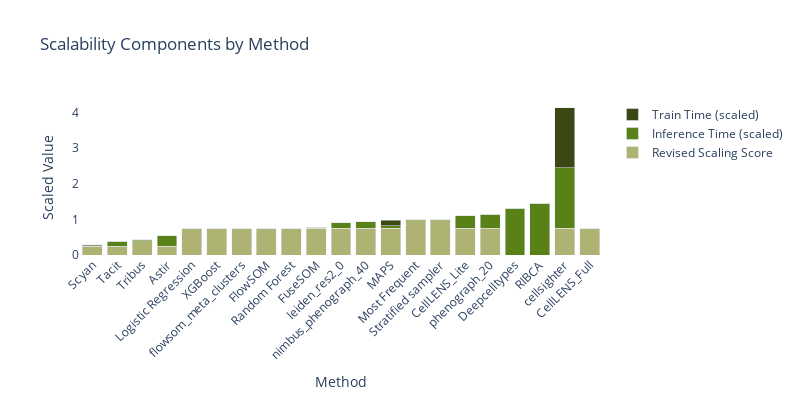

Source (notebook cell):
### Code cell
methods = scalability_plot_lvl3_sorted["method"].tolist()
revised_scaling_score = scalability_plot_lvl3_sorted["revised_scaling_score"].fillna(0)
inference_time_scaled = scalability_plot_lvl3_sorted["inference_time_scaled"].fillna(0)
train_time_scaled = scalability_plot_lvl3_sorted["train_time_scaled"].fillna(0)

fig = go.Figure(data=[
    go.Bar(name='Revised Scaling Score', x=methods, y=revised_scaling_score, marker_color='#aeb374'),
    go.Bar(name='Inference Time (scaled)', x=methods, y=inference_time_scaled, marker_color='#598118'),
    go.Bar(name='Train Time (scaled)', x=methods, y=train_time_scaled, marker_color='#3b4814')
])


# labels = 14
# Xlabels = 12 
# title = 16
# Legend = 12 
# legend_title = 14

fig.update_layout(
    barmode='stack',
    xaxis_title='Method',
    xaxis_tickangle=-45,
    yaxis_title='Scaled Value',
    title='Scalability Components by Method',
    #legend=dict(x=1.05, y=1, bordercolor="Black", borderwidth=1),
    width=800,
    height=400,
    plot_bgcolor='white',
    paper_bgcolor='white'
)
fig.show()

fig.write_html(os.path.join(output_path, "scalability_plot.html"))

# save as svg
#fig.write_image(os.path.join(output_path, "scalability_plot.svg"), width=800, height=400, scale=2)

### Figure 1 — Plotly figure (JSON) as saved in the notebook; plotly's stock layout.template omitted (floating-point values rounded to 4 significant figures)
{"data": [{"marker": {"color": "#aeb374"}, "name": "Revised Scaling Score", "type": "bar", "x": ["Scyan", "Tacit", "Tribus", "Astir", "Logistic Regression", "XGBoost", "flowsom_meta_clusters", "FlowSOM", "Random Forest", "FuseSOM", "leiden_res2_0", "nimbus_phenograph_40", "MAPS", "Most Frequent", "Stratified sampler", "CellLENS_Lite", "phenograph_20", "Deepcelltypes", "RIBCA", "cellsighter", "CellLENS_Full"], "y": [0.25, 0.25, 0.4, 0.25, 0.75, 0.75, 0.75, 0.75, 0.75, 0.75, 0.75, 0.75, 0.75, 1.0, 1.0, 0.75, 0.75, 0.0, 0.0, 0.75, 0.75]}, {"marker": {"color": "#598118"}, "name": "Inference Time (scaled)", "type": "bar", "x": ["Scyan", "Tacit", "Tribus", "Astir", "Logistic Regression", "XGBoost", "flowsom_meta_clusters", "FlowSOM", "Random Forest", "FuseSOM", "leiden_res2_0", "nimbus_phenograph_40", "MAPS", "Most Frequent", "Stratified sampler", "CellLENS_Lite", "phenograph_20", "Deepcelltypes", "RIBCA", "cellsighter", "CellLENS_Full"], "y": [0.01499, 0.1408, 0.02916, 0.2952, 0.0004799, 0.0006214, 0.00631, 0.00631, 0.00258, 0.02671, 0.1588, 0.1827, 0.07595, 1.389e-07, 9.722e-06, 0.3473, 0.3946, 1.314, 1.446, 1.701, 0.0]}, {"marker": {"color": "#3b4814"}, "name": "Train Time (scaled)", "type": "bar", "x": ["Scyan", "Tacit", "Tribus", "Astir", "Logistic Regression", "XGBoost", "flowsom_meta_clusters", "FlowSOM", "Random Forest", "FuseSOM", "leiden_res2_0", "nimbus_phenograph_40", "MAPS", "Most Frequent", "Stratified sampler", "CellLENS_Lite", "phenograph_20", "Deepcelltypes", "RIBCA", "cellsighter", "CellLENS_Full"], "y": [0.02864, 0.0, 0.0, 0.0, 0.0009472, 0.001125, 0.0, 0.0, 0.004975, 0.0, 0.0, 0.0, 0.1497, 2.778e-07, 0.0, 0.0, 0.0, 0.0, 0.0, 1.683, 0.0]}], "layout": {"barmode": "stack", "height": 400, "paper_bgcolor": "white", "plot_bgcolor": "white", "title": {"text": "Scalability Components by Method"}, "width": 800, "xaxis": {"tickangle": -45, "title": {"text": "Method"}}, "yaxis": {"title": {"text": "Scaled Value"}}}}
